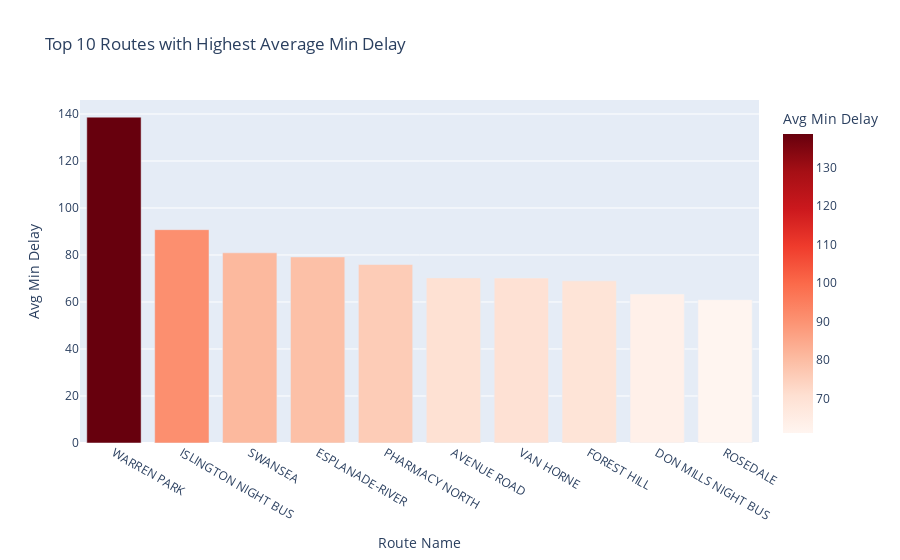

Notebook cell for this chart:
### Code cell
avg_min_delay = data.groupby('Route Name')['Min Delay'].mean().reset_index()
avg_min_delay.columns = ['Route Name', 'Avg Min Delay']

# Select the top 10 routes
top_10_avg_min_delay = avg_min_delay.nlargest(10, 'Avg Min Delay')

# Create a bar plot using Plotly Express
fig_avg_min_delay = px.bar(top_10_avg_min_delay, x='Route Name', y='Avg Min Delay', title='Top 10 Routes with Highest Average Min Delay', color='Avg Min Delay',color_continuous_scale='Reds')

# Show the plot
fig_avg_min_delay.show()

### Figure 1 — Plotly figure (JSON) as saved in the notebook; plotly's stock layout.template omitted (floating-point values rounded to 4 significant figures)
{"data": [{"alignmentgroup": "True", "hovertemplate": "Route Name=%{x}<br>Avg Min Delay=%{marker.color}<extra></extra>", "legendgroup": "", "marker": {"color": [138.6, 90.77, 80.93, 79.17, 75.95, 70.26, 70.19, 68.99, 63.38, 60.99], "coloraxis": "coloraxis", "pattern": {"shape": ""}}, "name": "", "offsetgroup": "", "orientation": "v", "showlegend": false, "textposition": "auto", "type": "bar", "x": ["WARREN PARK", "ISLINGTON NIGHT BUS", "SWANSEA", "ESPLANADE-RIVER", "PHARMACY NORTH", "AVENUE ROAD", "VAN HORNE", "FOREST HILL", "DON MILLS NIGHT BUS", "ROSEDALE"], "xaxis": "x", "y": [138.6, 90.77, 80.93, 79.17, 75.95, 70.26, 70.19, 68.99, 63.38, 60.99], "yaxis": "y"}], "layout": {"barmode": "relative", "coloraxis": {"colorbar": {"title": {"text": "Avg Min Delay"}}, "colorscale": [[0, "rgb(255,245,240)"], [0.125, "rgb(254,224,210)"], [0.25, "rgb(252,187,161)"], [0.375, "rgb(252,146,114)"], [0.5, "rgb(251,106,74)"], [0.625, "rgb(239,59,44)"], [0.75, "rgb(203,24,29)"], [0.875, "rgb(165,15,21)"], [1, "rgb(103,0,13)"]]}, "legend": {"tracegroupgap": 0}, "title": {"text": "Top 10 Routes with Highest Average Min Delay"}, "xaxis": {"anchor": "y", "domain": [0, 1], "title": {"text": "Route Name"}}, "yaxis": {"anchor": "x", "domain": [0, 1], "title": {"text": "Avg Min Delay"}}}}
